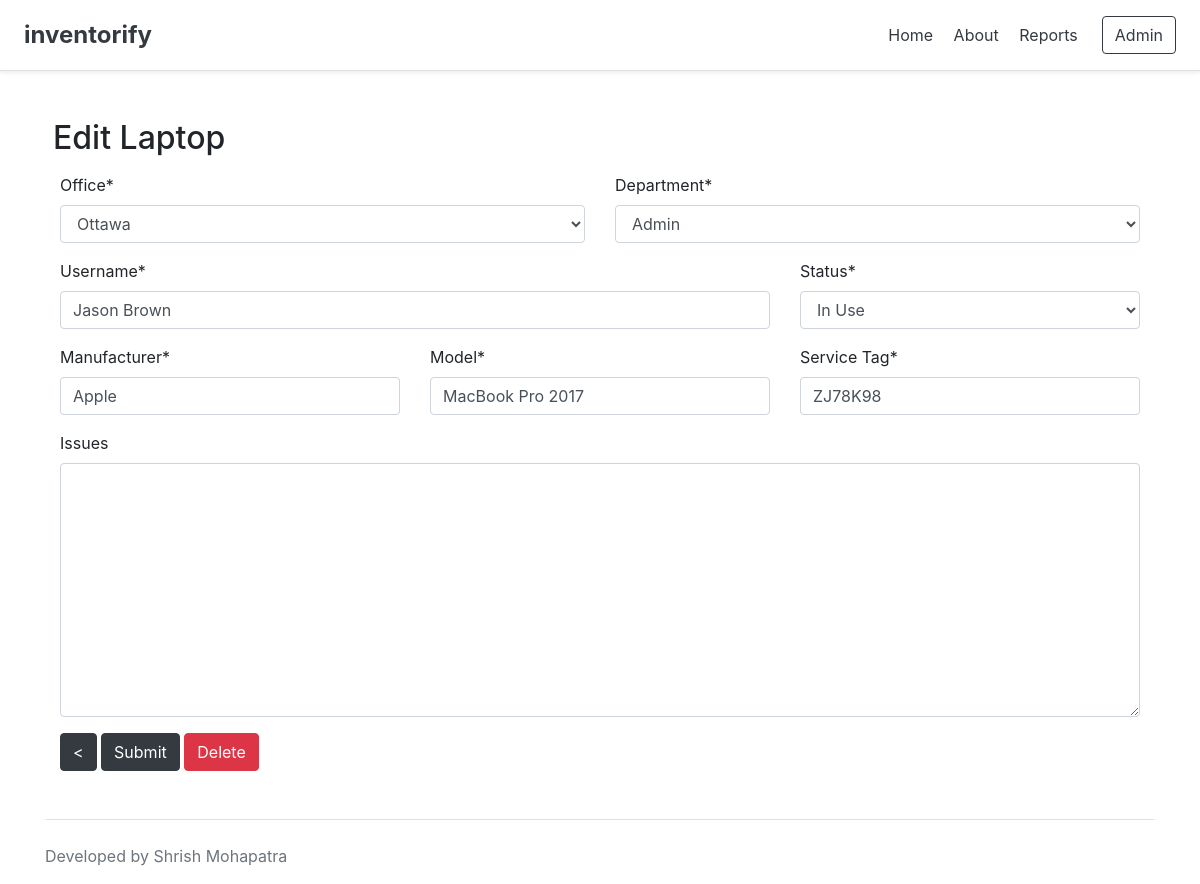
The page /edit_laptop/1 on the database its author committed.
### inventory/models.py (models this page shows, shortened)
class Laptop(models.Model):
    office = models.CharField(max_length=32, choices=ch_office, default="Ottawa")
    dept = models.CharField(verbose_name="Department", max_length=64, choices=ch_dept, default="Admin")
    username = models.CharField(max_length=64, default="Administrator")
    manufacturer = models.CharField(max_length=64, default="Apple")
    model = models.CharField(max_length=64)
    service_tag = models.CharField(verbose_name="Service Tag", max_length=12)
    issues = models.TextField(blank=True)
    status = models.CharField(max_length=32, choices=ch_status, default="STORED")

### inventory/views.py (the view)
# urls.py: url(r'^edit_laptop/(?P<pk>\d+)$', edit_laptop, name='edit_laptop'),
def edit_laptop(request, pk):
    item = get_object_or_404(Laptop, pk=pk)
    if request.method == "POST":
        form = LaptopForm(request.POST, instance=item)
        if form.is_valid():
            form.save()
            return redirect('/index')
    else:
        form = LaptopForm(instance=item)
        return render(request, 'laptop_form.html', {'form': form, 'header': 'Edit Laptop', 'item': item})

### inventory/forms.py
class LaptopForm(forms.ModelForm):
    class Meta:
        model = Laptop
        fields = "__all__"

### inventory/templates/laptop_form.html (shortened to what this page needs)
{% extends 'base.html' %}
{% load crispy_forms_tags %}
{% block body %}
<div class="container theme-showcase">
    <div class="row d-flex justify-content-end">
        <div class="mr-auto p-2">
            <h2>{{header}}</h2>
        </div>
    </div>
</div>
<div class="container">
    <form method="POST" class="needs-validation">
        <div class="row">
            <div class="col-6">
                {{ form.office|as_crispy_field }}
            </div>
            <div class="col-6">
                {{ form.dept|as_crispy_field }}
            </div>
        </div>
        <div class="row">
            <div class="col-8">
                {{ form.username|as_crispy_field }}
            </div>
            <div class="col-4">
                {{ form.status|as_crispy_field }}
            </div>
        </div>
        <div class="row">
            <div class="col-4">
                {{ form.manufacturer|as_crispy_field }}
            </div>
            <div class="col-4">
                {{ form.model|as_crispy_field }}
            </div>
            <div class="col-4">
                {{ form.service_tag|as_crispy_field }}
            </div>
        </div>
        {{ form.issues|as_crispy_field }}
        <a class="btn btn-dark" href="{% url 'index' %}" role="button"> < </a>
        <button type="submit" class="btn btn-dark" name="button">Submit</button>
        {% if header == "Edit Laptop" %}
            <button type="button" class="btn btn-danger" data-toggle="modal" data-target="#deleteWarning">Delete</button>
        {% endif %}
    </form>
</div>
{% endblock %}

### rows shown on the page
Laptop: office "Ottawa", dept "Admin", username "Jason Brown", status "In Use", manufacturer "Apple", model "MacBook Pro 2017", service_tag "ZJ78K98"

### other values the page prints
{{ header }} "Edit Laptop"
